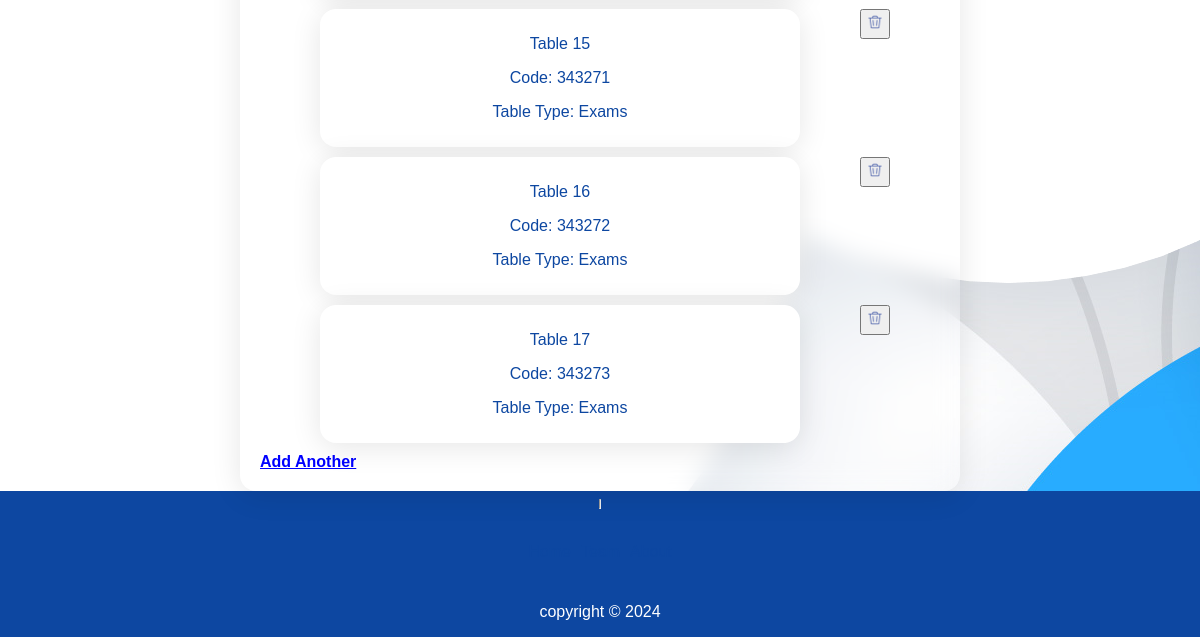
The page /abelamarteifio@gmail.com/allcollegetables/1 (lower part) on the database as committed earlier.
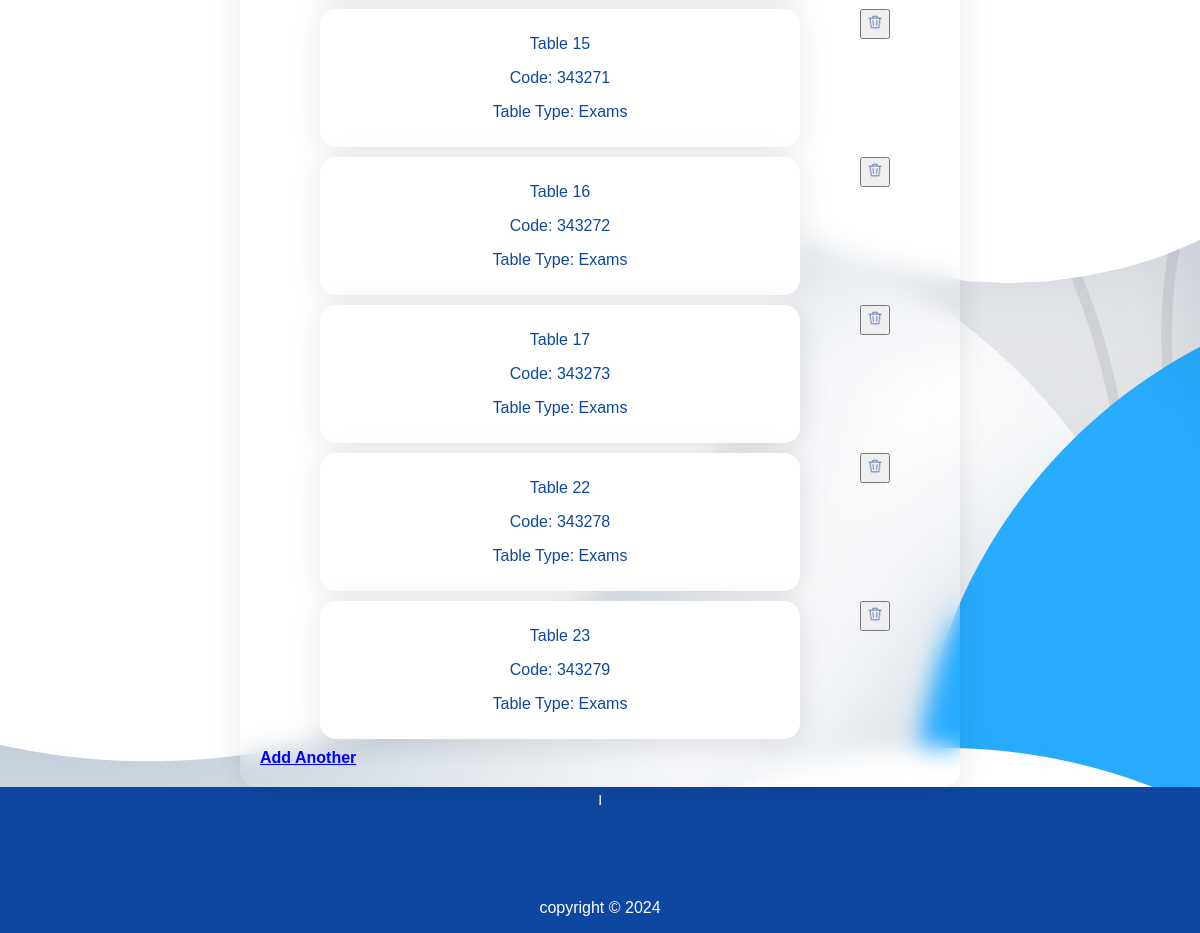
The same page on the database as committed later.
### webversion/models.py (models this page shows, shortened)
class Timetable(models.Model):
    date_created = models.DateField(default=timezone.now)
    code = models.CharField(max_length=20)
    posted = models.BooleanField(default=False)
    batch = models.PositiveIntegerField()
    college_main = models.ForeignKey(College, on_delete=models.CASCADE, related_name="college_table", null=True)
    type = models.CharField(max_length=255, default="academic")

### webversion/views.py (the view)
# urls.py: path("<str:email>/allcollegetables/<int:college_id>", views.collegeTimeTables, name="collegeTables"),
def collegeTimeTables(request, email, college_id):
    user_id = UserAccount.objects.get(email=email).id
    template = loader.get_template("collegetables.html")
    timetables = Timetable.objects.filter(college_main_id=college_id)
    college = College.objects.get(id=college_id)
    dates = []
    first_department = Department.objects.filter(college_main_id=college_id).order_by("name").first()
    context = {
        "timetables": timetables, "dates":dates, "college_name":college.name,
        "email": email, "college_id":college_id, "first_dept":first_department,
    }
    return HttpResponse(template.render(context, request))

### webversion/Templates/collegetables.html (shortened to what this page needs)
{% extends "main.html" %}
{% load static %}
{% block content %}
<div class="college-tables">
    <div class="collge-tables-main">
        {% for timetable in timetables %}
        <div class="toptable">
            {% if timetable.type == 'academic' %}
            <a href="/{{email}}/{{college_id}}/timetable/{{timetable.id}}">
            {% else %}
            <a href="/{{email}}/examsone/{{college_id}}/{{timetable.id}}">
            {% endif %}
                <div class="table-card">
                    <p>Table {{timetable.batch}}</p>
                    <p>code: {{timetable.code}}</p>
                    <p>Table type: {{timetable.type}}</p>
                </div>
            </a>
            <form method="post" action="/{{email}}/deletetimetable/{{college_id}}/{{timetable.id}}">
                <button id="delete-timetable-btn" type="submit">
                    <img src="{% static 'trash-can.png' %}" />
                </button>
            </form>
        </div>
        {% empty %}
        <h5>all timetables for {{college_name}} will apear here. </h5>
        <p>no timetables created yet</p>
        <a href="/{{email}}/select/{{college_id}}/{{first_dept.name}}/{{first_dept.max_yg}} ">
            <strong style="text-decoration: underline; color: blue;">Click here to create one</strong>
        </a>
        {% endfor %}
        <a href="/{{email}}/select/{{college_id}}/{{first_dept.name}}/{{first_dept.max_yg}} ">
            <strong style="text-decoration: underline; color: blue;">Add another</strong>
        </a>
    </div>
</div>
{% endblock %}

### webversion/Templates/main.html (shortened to what this page needs)
{% load static %}
<!DOCTYPE html>
<html lang="en">
<head>
    <link rel="stylesheet" href="{% static 'style.css' %}">
</head>
<body id="main-body">
    <div class="body">
    {% block content %}
    {% endblock %}
    </div>
    <footer id="footer">
        <hr style="float: right; background-color: #0d47a1; height: 10px;">
        <div class="BottomNavBar">
            <ul>
                <li>
                    <a href="/">home</a>
                </li>
                <li>
                    <a href="">team</a>
                </li>
                <li>
                    <a href="">about</a>
                </li>
            </ul>
        </div>
        <p>copyright &copy; 2024</p>
    </footer>
</body>
</html>

### webversion/static/style.css (style rules this page uses)
* { box-sizing: border-box; font-family: Arial; max-width: 100%; text-decoration: none; list-style: none; }
body { display: flex; flex-direction: column; margin: 0; background-image: url('circles.png'); background-attachment: fixed; background-repeat: no-repeat; }
.body { margin-top: 0px; min-height: 90vh; text-transform: capitalize; }
footer { display: flex; flex-direction: column; align-items: center; background: #0d47a1; color: #fff; }
footer .BottomNavBar ul { display: flex; flex-direction: row; padding: 5px; }
footer .BottomNavBar ul li { padding: 5px; }
header ul a, footer ul a { text-transform: capitalize; color: #0d47a1; }
.college-tables { width: 60%; margin: auto; margin-top: 10px; background: rgba(0, 12, 255, 0); border-radius: 16px; box-shadow: 0 4px 30px rgba(0, 0, 0, 0.1); backdrop-filter: blur(11.6px); -webkit-backdrop-filter: blur(11.6px); padding: 20px; display: flex; flex-direction: column; }
.toptable { display: grid; grid-template-columns: 600px 50px; }
.table-card { background: #fff; border-radius: 16px; width: 80%; margin: auto; margin-bottom: 10px; box-shadow: 0 4px 30px rgba(0, 0, 0, 0.1); backdrop-filter: blur(11.6px); -webkit-backdrop-filter: blur(11.6px); padding: 10px; color: #0d47a1; }
#delete-timetable-btn { margin: auto; width: 30px; height: 30px; }

Rows that differ between the two databases and show on the page:
added Timetable: batch "22", code "343278", type "Exams"
added Timetable: batch "23", code "343279", type "Exams"
